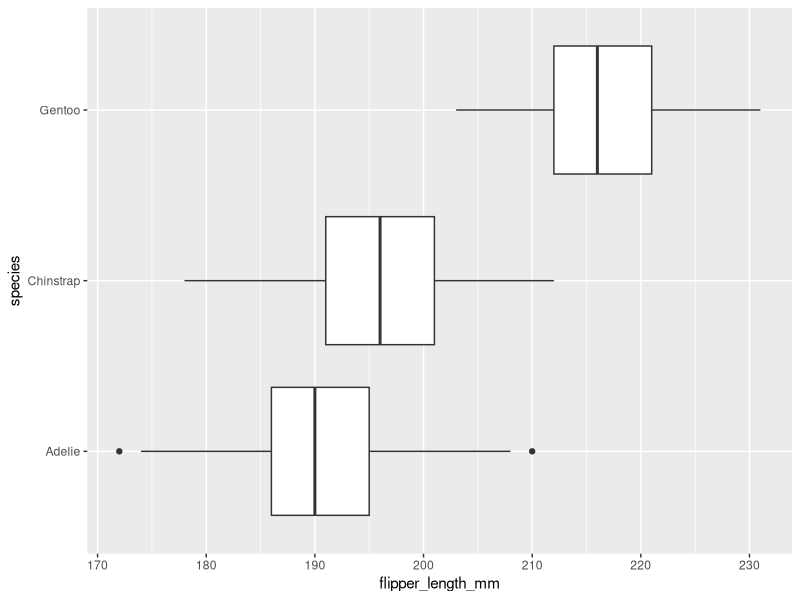
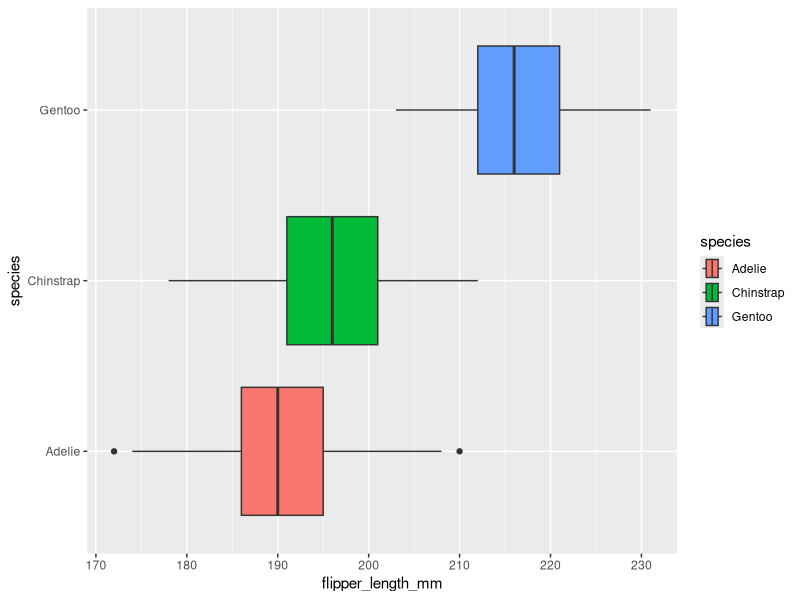
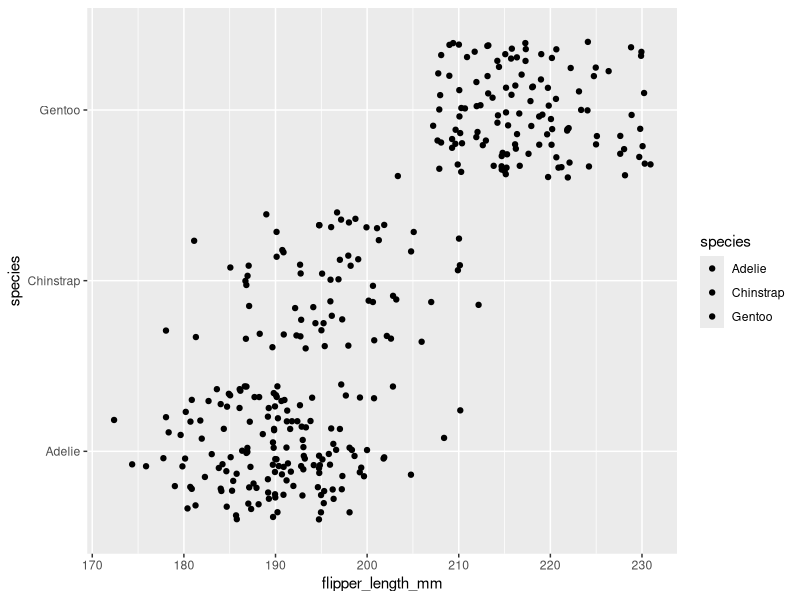

Reproduce these figures in R, in order.
## ---- chunk 1
knitr::opts_chunk$set(error = TRUE)
## ---- chunk 2
library(palmerpenguins)
penguins
## ---- chunk 3
library(ggplot2)
## ---- chunk 4
ggplot(data = penguins, mapping = aes(x = flipper_length_mm, y = species)) +
  geom_boxplot()
## ---- chunk 5
ggplot(data = penguins, mapping = aes(x = flipper_length_mm, y = species, fill = species)) +
  geom_boxplot()
## ---- chunk 6
ggplot(data = penguins, mapping = aes(x = flipper_length_mm, y = species, fill = species )) +
  geom_jitter()
## ---- chunk 7

## ---- chunk 8

## ---- chunk 9

## ---- chunk 10

## ---- chunk 11

## ---- chunk 12

## ---- chunk 13

## ---- chunk 14

